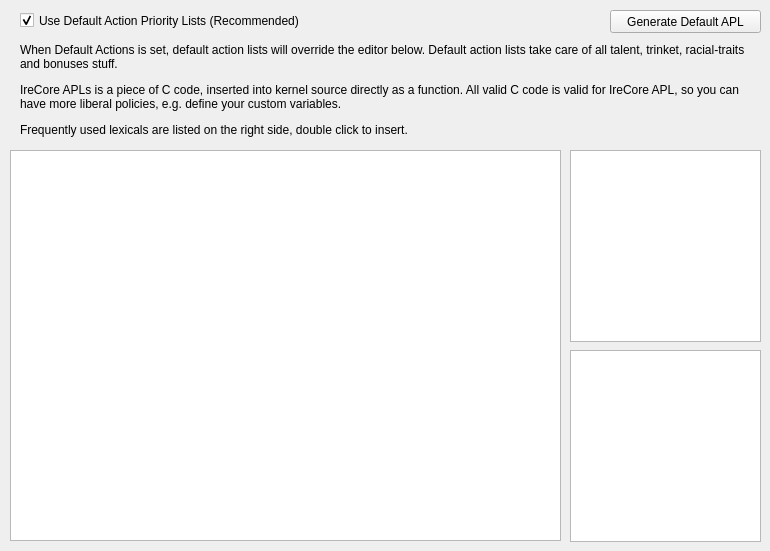
       <widget class="QWidget" name="tabPolicy">
        <attribute name="title">
         <string>Policy</string>
        </attribute>
        <widget class="QCheckBox" name="checkDefaultActions">
         <property name="geometry">
          <rect>
           <x>20</x>
           <y>10</y>
           <width>311</width>
           <height>21</height>
          </rect>
         </property>
         <property name="text">
          <string>Use Default Action Priority Lists (Recommended)</string>
         </property>
         <property name="checked">
          <bool>true</bool>
         </property>
        </widget>
        <widget class="QPlainTextEdit" name="txtAPL">
         <property name="geometry">
          <rect>
           <x>10</x>
           <y>150</y>
           <width>551</width>
           <height>391</height>
          </rect>
         </property>
         <property name="lineWrapMode">
          <enum>QPlainTextEdit::NoWrap</enum>
         </property>
        </widget>
        <widget class="QListWidget" name="listConditions">
         <property name="geometry">
          <rect>
           <x>570</x>
           <y>150</y>
           <width>191</width>
           <height>192</height>
          </rect>
         </property>
         <property name="editTriggers">
          <set>QAbstractItemView::NoEditTriggers</set>
         </property>
         <property name="alternatingRowColors">
          <bool>true</bool>
         </property>
        </widget>
        <widget class="QListWidget" name="listActions">
         <property name="geometry">
          <rect>
           <x>570</x>
           <y>350</y>
           <width>191</width>
           <height>192</height>
          </rect>
         </property>
         <property name="editTriggers">
          <set>QAbstractItemView::NoEditTriggers</set>
         </property>
         <property name="alternatingRowColors">
          <bool>true</bool>
         </property>
        </widget>
        <widget class="QLabel" name="label_13">
         <property name="geometry">
          <rect>
           <x>20</x>
           <y>40</y>
           <width>741</width>
           <height>101</height>
          </rect>
         </property>
         <property name="text">
          <string>&lt;html&gt;&lt;head/&gt;&lt;body&gt;&lt;p&gt;When Default Actions is set, default action lists will override the editor below. Default action lists take care of all talent, trinket, racial-traits and bonuses stuff.&lt;/p&gt;&lt;p&gt;IreCore APLs is a piece of C code, inserted into kernel source directly as a function. All valid C code is valid for IreCore APL, so you can have more liberal policies, e.g. define your custom variables.&lt;/p&gt;&lt;p&gt;Frequently used lexicals are listed on the right side, double click to insert.&lt;/p&gt;&lt;/body&gt;&lt;/html&gt;</string>
         </property>
         <property name="wordWrap">
          <bool>true</bool>
         </property>
        </widget>
        <widget class="QPushButton" name="btnGenerateDefaultAPL">
         <property name="geometry">
          <rect>
           <x>610</x>
           <y>10</y>
           <width>151</width>
           <height>23</height>
          </rect>
         </property>
         <property name="text">
          <string>Generate Default APL</string>
         </property>
        </widget>
       </widget>
